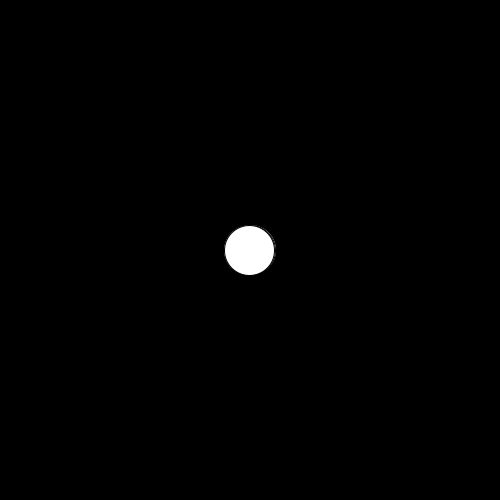
Frame 1 (no input)
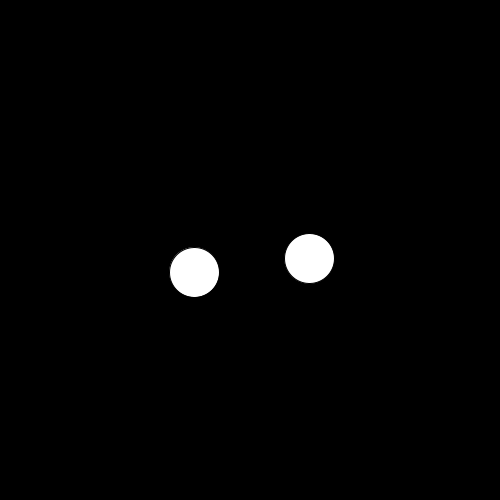
Frame 60 (the mouse pressed at the canvas centre just before this capture)
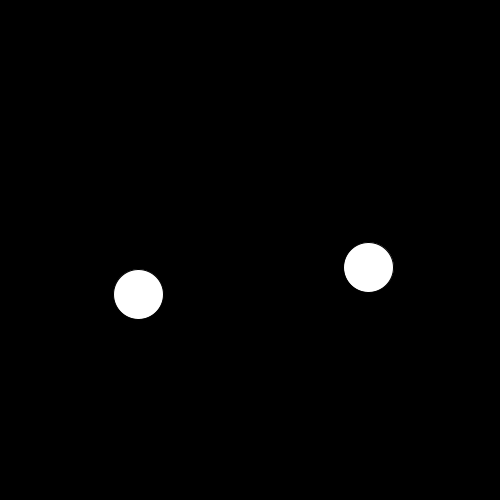
Frame 120 (the mouse held since frame 60 and released just before this capture)

The Processing sketch that drew these frames (run headless with seeded random() and noise(); from frame 60 on, the mouse is pressed at the canvas centre):

// Processing sketch: Ball_Class_OOP_Example
// ── Ball_Class_OOP_Example.pde
//declaring new object of the ball class
Ball b;
Ball c;

void setup() {
  size(500, 500);
  //initialize new balls
  b=new Ball();
  c=new Ball();
}

void draw() {
  background(0);
  b.move();
  b.bounce();
  b.display();
  c.move();
  c.bounce();
  c.display();
}


//setting up the class called Ball
class Ball {
  //define properties of the ball class
  float sz;
  PVector loc, vel;

  //assign values to the properties of the class
  Ball() {
    sz=50;
    loc= new PVector(width/2, height/2);
    vel= PVector.random2D();
  }

  //make the ball do things using methods (defining a function)

  //displays the ball on the screen
  void display() {
    ellipse(loc.x, loc.y, sz, sz);
  }

  //moves the ball
  void move() {
    loc.add(vel);
  } 

  //bounces ball off walls
  void bounce() {
    if (loc.x+sz/2>width || loc.x-sz/2<0) {
      vel.x*=-1;
    }
    if (loc.y+sz/2>height || loc.y-sz/2<0) {
      vel.y*=-1;
    }
  }
}
